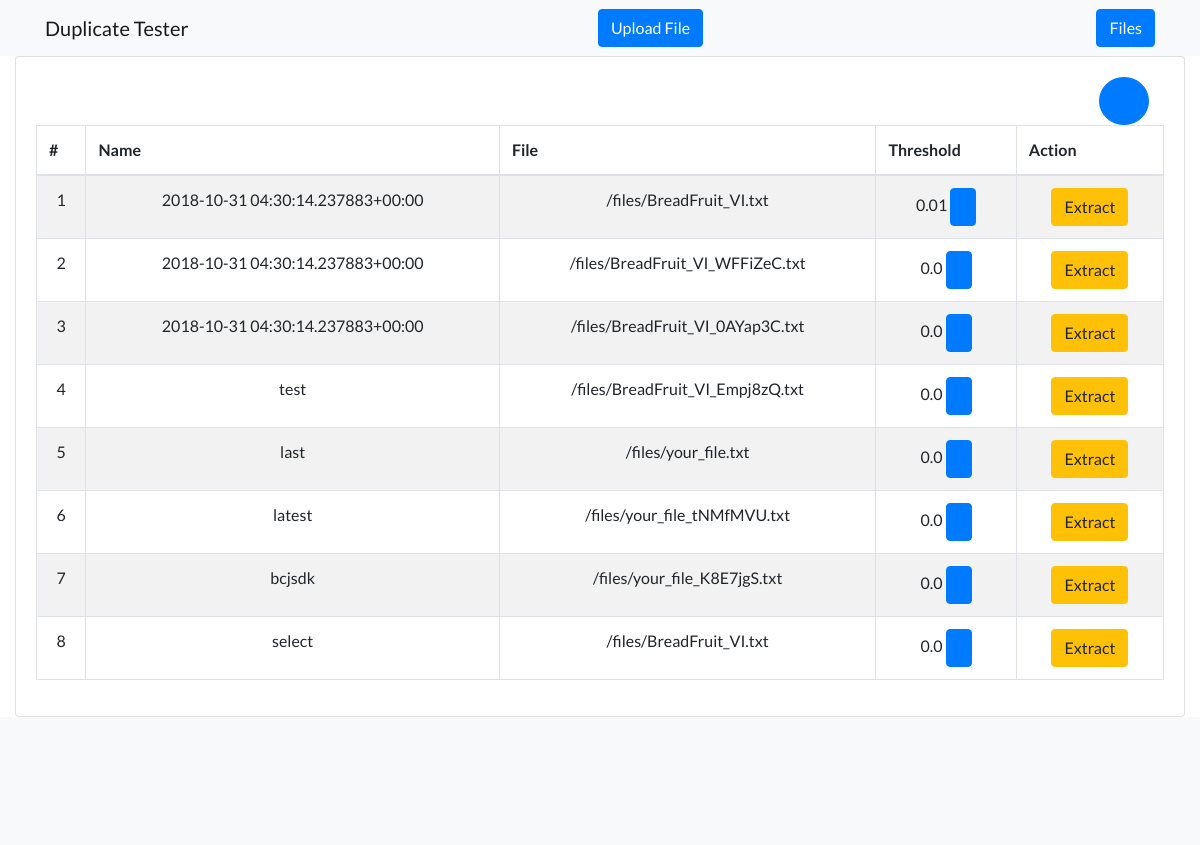
The page /file/list/ on the database its author committed.
### test_app/models.py (models this page shows, shortened)
class DateTimeModal(models.Model):
	created_at = models.DateTimeField(auto_now_add=True, auto_now=False)
	updated_at = models.DateTimeField(auto_now_add=False, auto_now=True)
	deleted_at = models.DateTimeField(null=True, blank=True)
	class Meta:
		abstract = True

class File(DateTimeModal):
	name = models.CharField(max_length=100)
	file = models.FileField(upload_to='files/',
                                validators=[FileExtensionValidator(allowed_extensions=['txt'])])
	threshold = models.FloatField(default=0,validators=[MinValueValidator(0), MaxValueValidator(0.9)])
	class Meta:
		ordering = ["created_at"]

### test_app/views.py (the view)
# urls.py: url(r'^file/list/$', FileList.as_view(), name='file_list'),
class FileList(ListView):
    template_name = 'file_list.html'
    queryset = File.objects.filter(deleted_at=None)

### templates/file_list.html (shortened to what this page needs)
{% extends "base.html" %}
{% load i18n %}
{% load staticfiles %}
{% block main_content%}
<section>
<div class="container-fluid">
    <div class="row">
        <div class="col-md-12">
            <div class="card">
                <div class="card-body table-responsive">
                    <div class="col-md-12 text-right" >
                        <a href="{% url 'test_app:file_create' %}" class="btn btn-lg btn-primary" style="border-radius:50%"><i class="fa fa-plus" aria-hidden="true"></i></a>
                    </div>
                    <table class="table no-margin table-hover table-bordered table-striped " id="detTable">
                        <thead>
                            <tr>
                                <th>#</th>
                                <th>Name</th>
                                <th>File</th>
                                <th>Threshold</th>
                                <th>Action</th>
                            </tr>
                        </thead>
                        <tbody class="text-center">
                        {%for file in object_list%}
                            <tr>
                                <td>{{forloop.counter}}</td>
                                <td>{{file.name}}</td>
                                <td>{{file.file.url}}</td>
                                <td>{{file.threshold}}
                                    <a href="{% url 'test_app:update_threshold' file.id %}" data-toggle="modal" data-target="#myModal" class="btn btn-primary"></a>
                                </td>
                                <td>
                                    <a href="{% url 'test_app:file_extract' file.id %}" class="btn btn-warning">Extract</a>
                                </td>
                         </tr>
                        {%endfor%}
                        </tbody>
                    </table>
                </div>
            </div>
        </div>
    </div>
</div>
</section>
{% endblock main_content %}

### templates/base.html (shortened to what this page needs)
{% load staticfiles %}
<!DOCTYPE html>
<html lang="en">
  <head>
    <link href="{% static 'frontend/vendor/bootstrap/css/bootstrap.min.css' %}" rel="stylesheet">
    <link href="{% static 'frontend/vendor/fontawesome-free/css/all.min.css' %}" rel="stylesheet">
    <link href="{% static 'frontend/vendor/simple-line-icons/css/simple-line-icons.css' %}" rel="stylesheet" type="text/css">
    <link href="{% static 'frontend/css/landing-page.min.css' %}" rel="stylesheet">
    <link rel="stylesheet" type="text/css" href="https://cdn.datatables.net/v/dt/dt-1.10.16/b-1.4.2/r-2.2.0/datatables.min.css"/>
  </head>
  <body>
    <nav class="navbar navbar-light bg-light static-top">
      <div class="container">
        <a class="navbar-brand" href="#">Duplicate Tester</a>
        <a class="btn btn-primary" href="{% url 'test_app:file_create'%}">Upload File</a>
        <a class="btn btn-primary" href="{% url 'test_app:file_list'%}">Files</a>
      </div>
    </nav>
    {% block main_content %}{% endblock main_content %}
    <footer class="footer bg-light">
    </footer>
  </body>
</html>

### rows shown on the page
File: name "2018-10-31 04:30:14.237883+00:00", file "/files/BreadFruit_VI.txt", threshold "0.01"
File: name "2018-10-31 04:30:14.237883+00:00", file "/files/BreadFruit_VI_WFFiZeC.txt", threshold "0.0"
File: name "2018-10-31 04:30:14.237883+00:00", file "/files/BreadFruit_VI_0AYap3C.txt", threshold "0.0"
File: name "test", file "/files/BreadFruit_VI_Empj8zQ.txt", threshold "0.0"
File: name "last", file "/files/your_file.txt", threshold "0.0"
File: name "latest", file "/files/your_file_tNMfMVU.txt", threshold "0.0"
File: name "bcjsdk", file "/files/your_file_K8E7jgS.txt", threshold "0.0"
File: name "select", file "/files/BreadFruit_VI.txt", threshold "0.0"
